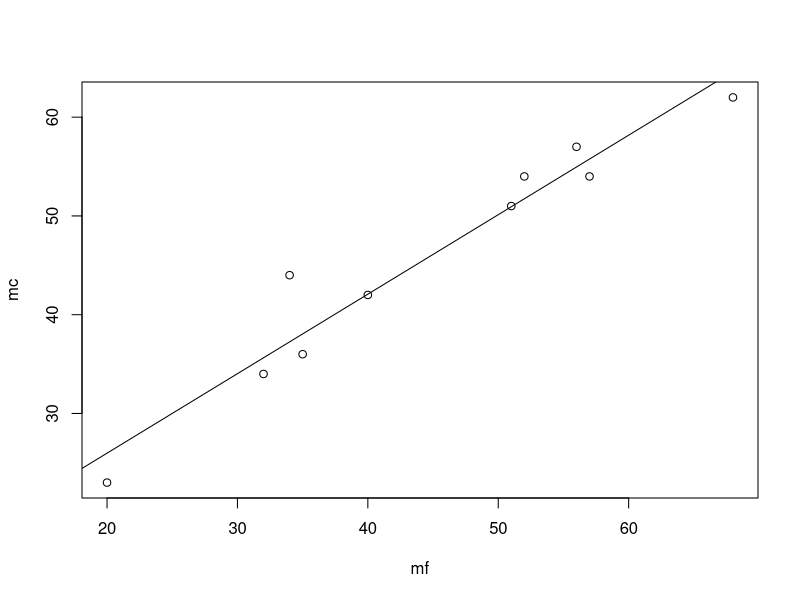
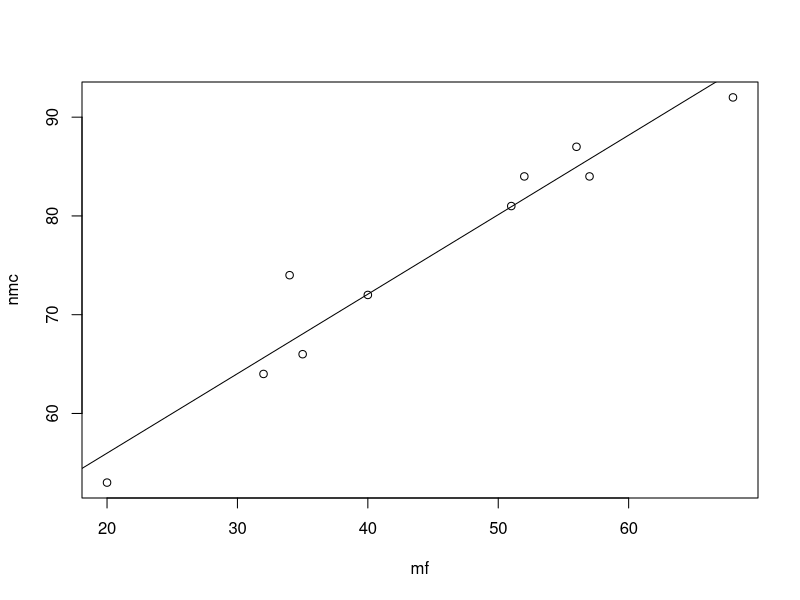
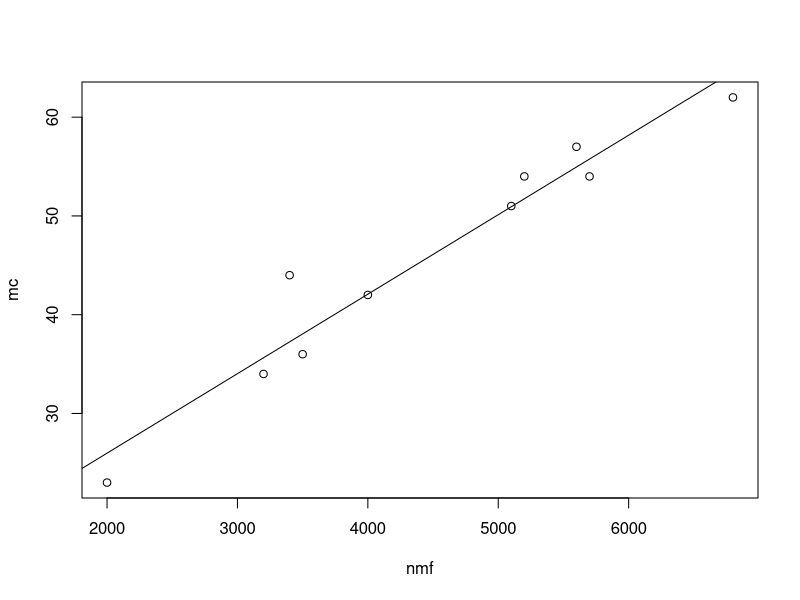
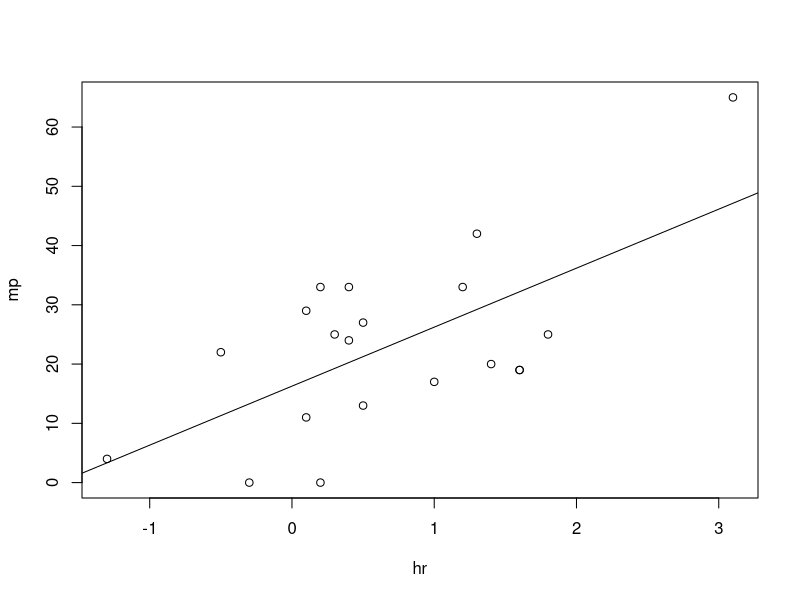

The R script that drew these images, in order:
#1
#Money spent on first visit 
mf=c(20,32,35,34,40,51,52,56,57,68)

#Money spent on secont visit
mc=c(23,34,36,44,42,51,54,57,54,62)

#a-b
reg=lm(mc~mf)
summary(reg)
plot(mf,mc)
abline(reg)

#c
cor(mc,mf)

#d
SE=sqrt(1-cor(mc,mf)^2/(length(mf)-2))
cor.test(mf,mc)
cor.test(mf,mc)$conf.int

#e

#2-a
nmc=mc+30
reg2=lm(nmc~mf)
summary(reg2)
plot(mf,nmc)
abline(reg2)
cor(mf,nmc) #exactly same
cor.test(mf,nmc)

#2-b
nmf=mf*100
reg3=lm(mc~nmf)
summary(reg3)
plot(nmf,mc)
abline(reg3)

cor(mc,nmf)
cor.test(mc,nmf)
#3
hr=c(-1.3,-0.5,-0.3,0.2,0.1,0.5,1.0,0.3,0.4,0.5,0.1,0.2,0.4,1.3,1.2,1.4,1.6,1.6,1.8,3.1)
mp=c(4,22,0,0,11,13,17,25,24,27,29,33,33,42,33,20,19,19,25,65)


plot(hr,mp)
cor(hr,mp)
cor.test(hr,mp)
reg4=lm(mp~hr)   
summary(reg4)
abline(reg4)
